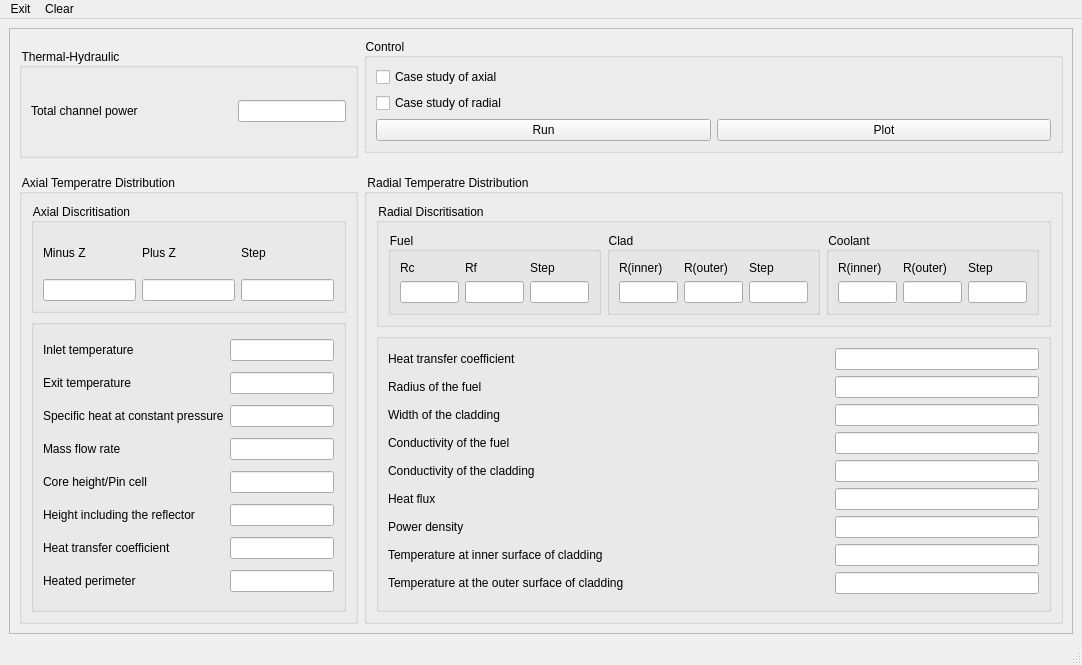
<?xml version="1.0" encoding="UTF-8"?>
<ui version="4.0">
 <class>Thermal_Hydraulics</class>
 <widget class="QMainWindow" name="Thermal_Hydraulics">
  <property name="geometry">
   <rect>
    <x>0</x>
    <y>0</y>
    <width>1082</width>
    <height>665</height>
   </rect>
  </property>
  <property name="windowTitle">
   <string>Thermal-Hydraulics</string>
  </property>
  <widget class="QWidget" name="centralwidget">
   <layout class="QGridLayout" name="gridLayout">
    <item row="0" column="0" alignment="Qt::AlignHCenter">
     <widget class="QFrame" name="frame">
      <property name="maximumSize">
       <size>
        <width>16777215</width>
        <height>16777215</height>
       </size>
      </property>
      <property name="styleSheet">
       <string notr="true">selection-background-color: qconicalgradient(cx:0.5, cy:0.5, angle:0, stop:0 rgba(0, 241, 254, 255), stop:1 rgba(255, 255, 255, 255));</string>
      </property>
      <property name="frameShape">
       <enum>QFrame::StyledPanel</enum>
      </property>
      <property name="frameShadow">
       <enum>QFrame::Raised</enum>
      </property>
      <layout class="QGridLayout" name="gridLayout_2">
       <item row="2" column="1">
        <widget class="QGroupBox" name="groupBox_2">
         <property name="maximumSize">
          <size>
           <width>770</width>
           <height>450</height>
          </size>
         </property>
         <property name="title">
          <string>Radial Temperatre Distribution</string>
         </property>
         <layout class="QGridLayout" name="gridLayout_5">
          <item row="2" column="0">
           <widget class="QGroupBox" name="groupBox_10">
            <property name="title">
             <string/>
            </property>
            <layout class="QGridLayout" name="gridLayout_12">
             <item row="3" column="2">
              <widget class="QLineEdit" name="lineEdit_26"/>
             </item>
             <item row="4" column="0">
              <widget class="QLabel" name="label_27">
               <property name="text">
                <string>Conductivity of the cladding</string>
               </property>
              </widget>
             </item>
             <item row="5" column="2">
              <widget class="QLineEdit" name="lineEdit_28"/>
             </item>
             <item row="6" column="2">
              <widget class="QLineEdit" name="lineEdit_29"/>
             </item>
             <item row="2" column="0">
              <widget class="QLabel" name="label_25">
               <property name="text">
                <string>Width of the cladding</string>
               </property>
              </widget>
             </item>
             <item row="3" column="0">
              <widget class="QLabel" name="label_26">
               <property name="text">
                <string>Conductivity of the fuel</string>
               </property>
              </widget>
             </item>
             <item row="1" column="2">
              <widget class="QLineEdit" name="lineEdit_24"/>
             </item>
             <item row="7" column="2">
              <widget class="QLineEdit" name="lineEdit_31"/>
             </item>
             <item row="8" column="2">
              <widget class="QLineEdit" name="lineEdit_32"/>
             </item>
             <item row="7" column="0">
              <widget class="QLabel" name="label_30">
               <property name="text">
                <string>Temperature at inner surface of cladding</string>
               </property>
              </widget>
             </item>
             <item row="5" column="0">
              <widget class="QLabel" name="label_28">
               <property name="text">
                <string>Heat flux</string>
               </property>
              </widget>
             </item>
             <item row="2" column="2">
              <widget class="QLineEdit" name="lineEdit_25"/>
             </item>
             <item row="6" column="0">
              <widget class="QLabel" name="label_29">
               <property name="text">
                <string>Power density</string>
               </property>
              </widget>
             </item>
             <item row="4" column="2">
              <widget class="QLineEdit" name="lineEdit_27"/>
             </item>
             <item row="9" column="0">
              <spacer name="verticalSpacer">
               <property name="orientation">
                <enum>Qt::Vertical</enum>
               </property>
               <property name="sizeHint" stdset="0">
                <size>
                 <width>20</width>
                 <height>40</height>
                </size>
               </property>
              </spacer>
             </item>
             <item row="8" column="0">
              <widget class="QLabel" name="label_31">
               <property name="text">
                <string>Temperature at the outer surface of cladding</string>
               </property>
              </widget>
             </item>
             <item row="0" column="0">
              <widget class="QLabel" name="label_2">
               <property name="text">
                <string>Heat transfer coefficient</string>
               </property>
              </widget>
             </item>
             <item row="0" column="2">
              <widget class="QLineEdit" name="lineEdit_3"/>
             </item>
             <item row="1" column="0">
              <widget class="QLabel" name="label_24">
               <property name="text">
                <string>Radius of the fuel</string>
               </property>
              </widget>
             </item>
             <item row="0" column="1">
              <spacer name="horizontalSpacer">
               <property name="orientation">
                <enum>Qt::Horizontal</enum>
               </property>
               <property name="sizeHint" stdset="0">
                <size>
                 <width>40</width>
                 <height>20</height>
                </size>
               </property>
              </spacer>
             </item>
            </layout>
           </widget>
          </item>
          <item row="0" column="0">
           <widget class="QGroupBox" name="groupBox_6">
            <property name="maximumSize">
             <size>
              <width>16777215</width>
              <height>160</height>
             </size>
            </property>
            <property name="title">
             <string>Radial Discritisation</string>
            </property>
            <layout class="QGridLayout" name="gridLayout_8">
             <item row="0" column="0">
              <widget class="QGroupBox" name="groupBox_7">
               <property name="sizePolicy">
                <sizepolicy hsizetype="Preferred" vsizetype="Fixed">
                 <horstretch>0</horstretch>
                 <verstretch>0</verstretch>
                </sizepolicy>
               </property>
               <property name="maximumSize">
                <size>
                 <width>16777215</width>
                 <height>100</height>
                </size>
               </property>
               <property name="title">
                <string>Fuel</string>
               </property>
               <layout class="QGridLayout" name="gridLayout_9">
                <item row="1" column="1">
                 <widget class="QLineEdit" name="lineEdit_16"/>
                </item>
                <item row="0" column="1">
                 <widget class="QLabel" name="label_17">
                  <property name="text">
                   <string>Rf</string>
                  </property>
                 </widget>
                </item>
                <item row="0" column="0">
                 <widget class="QLabel" name="label_15">
                  <property name="toolTip">
                   <string>&lt;html&gt;&lt;head/&gt;&lt;body&gt;&lt;p&gt;&lt;br/&gt;&lt;/p&gt;&lt;/body&gt;&lt;/html&gt;</string>
                  </property>
                  <property name="text">
                   <string>Rc</string>
                  </property>
                 </widget>
                </item>
                <item row="1" column="0">
                 <widget class="QLineEdit" name="lineEdit_17"/>
                </item>
                <item row="0" column="2">
                 <widget class="QLabel" name="label_16">
                  <property name="text">
                   <string>Step</string>
                  </property>
                 </widget>
                </item>
                <item row="1" column="2">
                 <widget class="QLineEdit" name="lineEdit_15"/>
                </item>
               </layout>
              </widget>
             </item>
             <item row="0" column="1">
              <widget class="QGroupBox" name="groupBox_8">
               <property name="maximumSize">
                <size>
                 <width>16777215</width>
                 <height>110</height>
                </size>
               </property>
               <property name="title">
                <string>Clad</string>
               </property>
               <layout class="QGridLayout" name="gridLayout_10">
                <item row="1" column="0">
                 <widget class="QLineEdit" name="lineEdit_18"/>
                </item>
                <item row="0" column="2">
                 <widget class="QLabel" name="label_20">
                  <property name="text">
                   <string>Step</string>
                  </property>
                 </widget>
                </item>
                <item row="1" column="1">
                 <widget class="QLineEdit" name="lineEdit_19"/>
                </item>
                <item row="1" column="2">
                 <widget class="QLineEdit" name="lineEdit_20"/>
                </item>
                <item row="0" column="0">
                 <widget class="QLabel" name="label_18">
                  <property name="text">
                   <string>R(inner)</string>
                  </property>
                 </widget>
                </item>
                <item row="0" column="1">
                 <widget class="QLabel" name="label_19">
                  <property name="text">
                   <string>R(outer)</string>
                  </property>
                 </widget>
                </item>
               </layout>
              </widget>
             </item>
             <item row="0" column="2">
              <widget class="QGroupBox" name="groupBox_9">
               <property name="title">
                <string>Coolant</string>
               </property>
               <layout class="QGridLayout" name="gridLayout_11">
                <item row="1" column="1">
                 <widget class="QLineEdit" name="lineEdit_22"/>
                </item>
                <item row="1" column="0">
                 <widget class="QLineEdit" name="lineEdit_21"/>
                </item>
                <item row="0" column="2">
                 <widget class="QLabel" name="label_21">
                  <property name="text">
                   <string>Step</string>
                  </property>
                 </widget>
                </item>
                <item row="0" column="1">
                 <widget class="QLabel" name="label_23">
                  <property name="text">
                   <string>R(outer)</string>
                  </property>
                 </widget>
                </item>
                <item row="1" column="2">
                 <widget class="QLineEdit" name="lineEdit_23"/>
                </item>
                <item row="0" column="0">
                 <widget class="QLabel" name="label_22">
                  <property name="text">
                   <string>R(inner)</string>
                  </property>
                 </widget>
                </item>
               </layout>
              </widget>
             </item>
            </layout>
           </widget>
          </item>
         </layout>
        </widget>
       </item>
       <item row="2" column="0">
        <widget class="QGroupBox" name="groupBox">
         <property name="minimumSize">
          <size>
           <width>339</width>
           <height>0</height>
          </size>
         </property>
         <property name="maximumSize">
          <size>
           <width>400</width>
           <height>16777215</height>
          </size>
         </property>
         <property name="title">
          <string>Axial Temperatre Distribution</string>
         </property>
         <layout class="QGridLayout" name="gridLayout_3">
          <item row="2" column="0" colspan="3">
           <widget class="QGroupBox" name="groupBox_5">
            <property name="maximumSize">
             <size>
              <width>16777215</width>
              <height>300</height>
             </size>
            </property>
            <property name="title">
             <string/>
            </property>
            <layout class="QGridLayout" name="gridLayout_7">
             <item row="3" column="0">
              <widget class="QLabel" name="label_9">
               <property name="text">
                <string>Mass flow rate</string>
               </property>
              </widget>
             </item>
             <item row="1" column="0">
              <widget class="QLabel" name="label_7">
               <property name="text">
                <string>Exit temperature</string>
               </property>
              </widget>
             </item>
             <item row="5" column="1">
              <widget class="QLineEdit" name="lineEdit_12"/>
             </item>
             <item row="7" column="1">
              <widget class="QLineEdit" name="lineEdit_14"/>
             </item>
             <item row="6" column="0">
              <widget class="QLabel" name="label_13">
               <property name="text">
                <string>Heat transfer coefficient</string>
               </property>
              </widget>
             </item>
             <item row="2" column="0">
              <widget class="QLabel" name="label_8">
               <property name="text">
                <string>Specific heat at constant pressure</string>
               </property>
              </widget>
             </item>
             <item row="6" column="1">
              <widget class="QLineEdit" name="lineEdit_13"/>
             </item>
             <item row="7" column="0">
              <widget class="QLabel" name="label_14">
               <property name="text">
                <string>Heated perimeter</string>
               </property>
              </widget>
             </item>
             <item row="4" column="0">
              <widget class="QLabel" name="label_10">
               <property name="text">
                <string>Core height/Pin cell</string>
               </property>
              </widget>
             </item>
             <item row="4" column="1">
              <widget class="QLineEdit" name="lineEdit_10"/>
             </item>
             <item row="3" column="1">
              <widget class="QLineEdit" name="lineEdit_9"/>
             </item>
             <item row="0" column="1">
              <widget class="QLineEdit" name="lineEdit_2"/>
             </item>
             <item row="1" column="1">
              <widget class="QLineEdit" name="lineEdit_7"/>
             </item>
             <item row="5" column="0">
              <widget class="QLabel" name="label_12">
               <property name="text">
                <string>Height including the reflector</string>
               </property>
              </widget>
             </item>
             <item row="0" column="0">
              <widget class="QLabel" name="label_3">
               <property name="text">
                <string>Inlet temperature</string>
               </property>
              </widget>
             </item>
             <item row="2" column="1">
              <widget class="QLineEdit" name="lineEdit_8"/>
             </item>
            </layout>
           </widget>
          </item>
          <item row="0" column="0" colspan="3">
           <widget class="QGroupBox" name="groupBox_4">
            <property name="maximumSize">
             <size>
              <width>16777215</width>
              <height>110</height>
             </size>
            </property>
            <property name="title">
             <string>Axial Discritisation</string>
            </property>
            <layout class="QGridLayout" name="gridLayout_6">
             <item row="0" column="0">
              <widget class="QLabel" name="label_4">
               <property name="text">
                <string>Minus Z</string>
               </property>
              </widget>
             </item>
             <item row="0" column="2">
              <widget class="QLabel" name="label_6">
               <property name="text">
                <string>Step</string>
               </property>
              </widget>
             </item>
             <item row="1" column="0">
              <widget class="QLineEdit" name="lineEdit_4"/>
             </item>
             <item row="1" column="2">
              <widget class="QLineEdit" name="lineEdit_6"/>
             </item>
             <item row="1" column="1">
              <widget class="QLineEdit" name="lineEdit_5"/>
             </item>
             <item row="0" column="1">
              <widget class="QLabel" name="label_5">
               <property name="text">
                <string>Plus Z</string>
               </property>
              </widget>
             </item>
            </layout>
           </widget>
          </item>
         </layout>
        </widget>
       </item>
       <item row="0" column="0" rowspan="2">
        <widget class="QGroupBox" name="groupBox_3">
         <property name="minimumSize">
          <size>
           <width>339</width>
           <height>0</height>
          </size>
         </property>
         <property name="maximumSize">
          <size>
           <width>16777215</width>
           <height>110</height>
          </size>
         </property>
         <property name="title">
          <string>Thermal-Hydraulic</string>
         </property>
         <layout class="QGridLayout" name="gridLayout_13">
          <item row="0" column="0">
           <widget class="QLabel" name="label">
            <property name="text">
             <string>Total channel power</string>
            </property>
           </widget>
          </item>
          <item row="0" column="1">
           <widget class="QLineEdit" name="lineEdit">
            <property name="sizePolicy">
             <sizepolicy hsizetype="Fixed" vsizetype="Fixed">
              <horstretch>0</horstretch>
              <verstretch>0</verstretch>
             </sizepolicy>
            </property>
           </widget>
          </item>
         </layout>
        </widget>
       </item>
       <item row="0" column="1">
        <widget class="QGroupBox" name="groupBox_12">
         <property name="title">
          <string>Control</string>
         </property>
         <layout class="QGridLayout" name="gridLayout_14">
          <item row="3" column="1">
           <widget class="QPushButton" name="pushButton">
            <property name="text">
             <string>Plot</string>
            </property>
           </widget>
          </item>
          <item row="3" column="0">
           <widget class="QPushButton" name="pushButton_2">
            <property name="text">
             <string>Run</string>
            </property>
           </widget>
          </item>
          <item row="1" column="0">
           <widget class="QCheckBox" name="checkBox_2">
            <property name="text">
             <string>Case study of radial</string>
            </property>
           </widget>
          </item>
          <item row="0" column="0">
           <widget class="QCheckBox" name="checkBox">
            <property name="text">
             <string>Case study of axial</string>
            </property>
           </widget>
          </item>
         </layout>
        </widget>
       </item>
      </layout>
     </widget>
    </item>
   </layout>
  </widget>
  <widget class="QMenuBar" name="menubar">
   <property name="geometry">
    <rect>
     <x>0</x>
     <y>0</y>
     <width>1082</width>
     <height>22</height>
    </rect>
   </property>
   <widget class="QMenu" name="menuExit">
    <property name="title">
     <string>Exit</string>
    </property>
    <addaction name="separator"/>
    <addaction name="actionExit_2"/>
   </widget>
   <widget class="QMenu" name="menuClear">
    <property name="title">
     <string>Clear</string>
    </property>
    <addaction name="actionClear_2"/>
   </widget>
   <addaction name="menuExit"/>
   <addaction name="menuClear"/>
  </widget>
  <widget class="QStatusBar" name="statusbar"/>
  <action name="actionExit">
   <property name="text">
    <string>Exit</string>
   </property>
  </action>
  <action name="actionClear">
   <property name="text">
    <string>Clear</string>
   </property>
  </action>
  <action name="actionExit_2">
   <property name="text">
    <string>Exit</string>
   </property>
  </action>
  <action name="actionClear_2">
   <property name="text">
    <string>Clear</string>
   </property>
  </action>
 </widget>
 <resources/>
 <connections/>
</ui>
